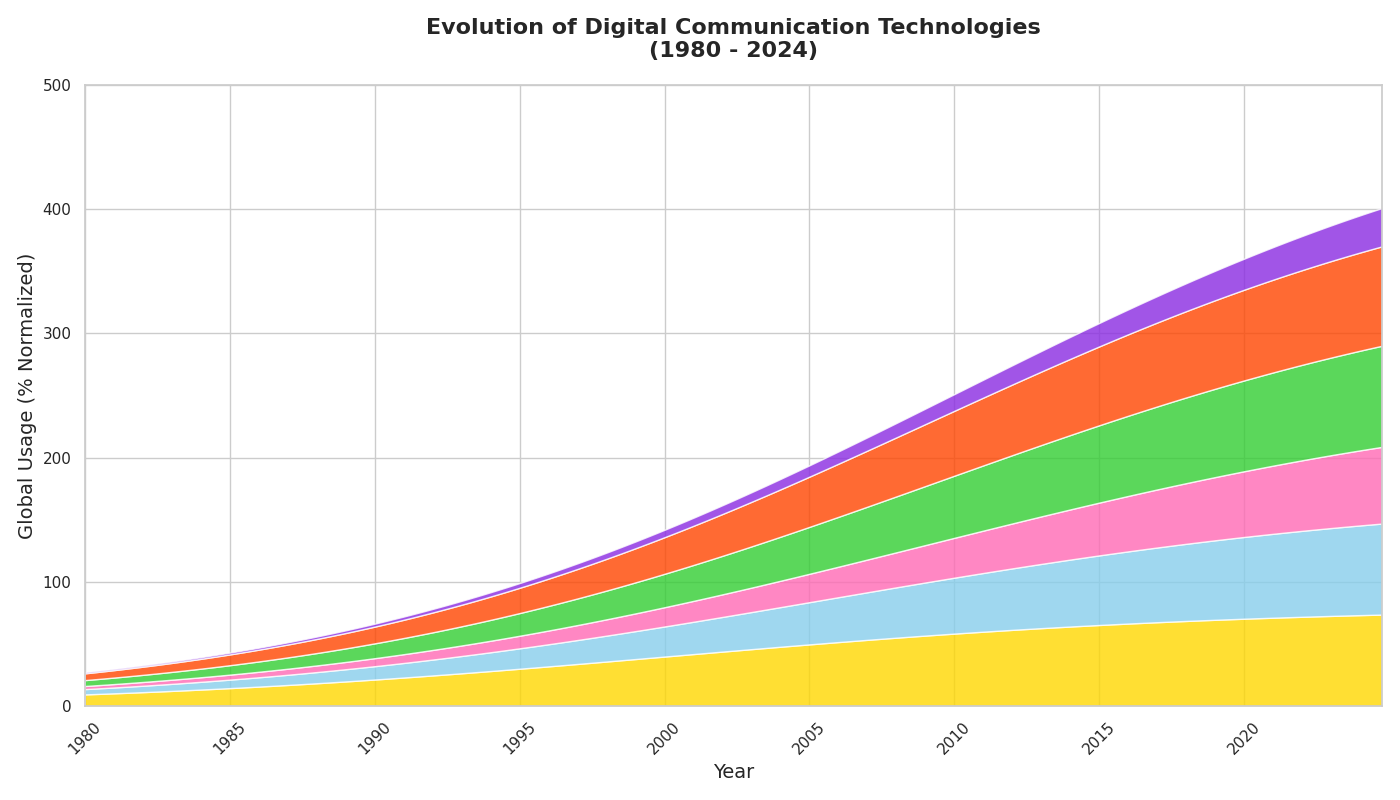

This figure's Python source:
import matplotlib.pyplot as plt
import numpy as np

years = np.arange(1980, 2025, 0.25)

def logistic_growth(t, L=100, k=0.1, x0=2000):
    return L / (1 + np.exp(-k * (t - x0)))

email_usage = logistic_growth(years, x0=2000, L=80)
social_media_usage = logistic_growth(years, x0=2010, L=90)
video_conferencing_usage = logistic_growth(years, x0=2015, L=85)
messaging_apps_usage = logistic_growth(years, x0=2010, L=100)
mobile_apps_usage = logistic_growth(years, x0=2008, L=95)
iot_devices_usage = logistic_growth(years, x0=2020, L=50)

fig, ax = plt.subplots(figsize=(14, 8))

ax.stackplot(years, email_usage, social_media_usage, video_conferencing_usage, messaging_apps_usage, 
             mobile_apps_usage, iot_devices_usage,
             colors=['#FFD700', '#87CEEB', '#FF69B4', '#32CD32', '#FF4500', '#8A2BE2'], alpha=0.8)

ax.set_title("Evolution of Digital Communication Technologies\n(1980 - 2024)", fontsize=16, fontweight='bold', pad=20)
ax.set_xlabel('Year', fontsize=14)
ax.set_ylabel('Global Usage (% Normalized)', fontsize=14)
ax.set_xlim(years[0], years[-1])
ax.set_ylim(0, 500)
ax.set_xticks(np.arange(1980, 2025, 5))
plt.xticks(rotation=45)

plt.tight_layout()

plt.show()
